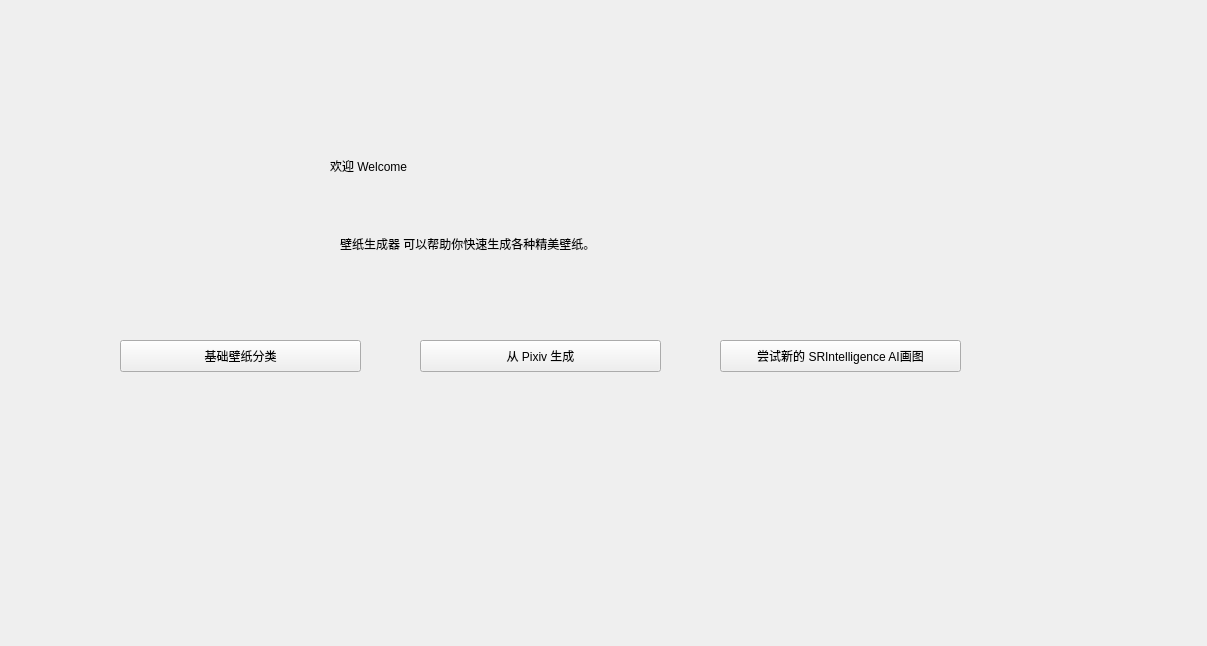
<?xml version="1.0" encoding="UTF-8"?>
<ui version="4.0">
 <class>MainWindow</class>
 <widget class="QMainWindow" name="MainWindow">
  <property name="geometry">
   <rect>
    <x>0</x>
    <y>0</y>
    <width>1207</width>
    <height>646</height>
   </rect>
  </property>
  <property name="windowTitle">
   <string>MainWindow</string>
  </property>
  <property name="styleSheet">
   <string notr="true">#centralwidget{image: url(:/.png/G:/Tencent Files/QQ/169368309/Doucuments/oyama-mahiro-夜空-ai~1.png);}</string>
  </property>
  <widget class="QWidget" name="centralwidget">
   <widget class="QStackedWidget" name="stackedWidget">
    <property name="geometry">
     <rect>
      <x>0</x>
      <y>50</y>
      <width>1091</width>
      <height>481</height>
     </rect>
    </property>
    <property name="styleSheet">
     <string notr="true"/>
    </property>
    <property name="currentIndex">
     <number>1</number>
    </property>
    <widget class="QWidget" name="page_3"/>
    <widget class="QWidget" name="page">
     <property name="styleSheet">
      <string notr="true">background: none;</string>
     </property>
     <widget class="DisplayLabel" name="DisplayLabel">
      <property name="geometry">
       <rect>
        <x>330</x>
        <y>70</y>
        <width>441</width>
        <height>91</height>
       </rect>
      </property>
      <property name="font">
       <font>
        <family>Segoe UI</family>
        <bold>false</bold>
       </font>
      </property>
      <property name="text">
       <string>欢迎 Welcome</string>
      </property>
     </widget>
     <widget class="SubtitleLabel" name="SubtitleLabel">
      <property name="geometry">
       <rect>
        <x>340</x>
        <y>180</y>
        <width>421</width>
        <height>27</height>
       </rect>
      </property>
      <property name="font">
       <font>
        <family>Segoe UI</family>
        <bold>false</bold>
       </font>
      </property>
      <property name="text">
       <string>壁纸生成器 可以帮助你快速生成各种精美壁纸。</string>
      </property>
     </widget>
     <widget class="PushButton" name="PushButton">
      <property name="geometry">
       <rect>
        <x>120</x>
        <y>290</y>
        <width>241</width>
        <height>32</height>
       </rect>
      </property>
      <property name="text">
       <string>基础壁纸分类</string>
      </property>
     </widget>
     <widget class="PushButton" name="PushButton_2">
      <property name="geometry">
       <rect>
        <x>420</x>
        <y>290</y>
        <width>241</width>
        <height>32</height>
       </rect>
      </property>
      <property name="text">
       <string>从 Pixiv 生成</string>
      </property>
     </widget>
     <widget class="PushButton" name="PushButton_3">
      <property name="geometry">
       <rect>
        <x>720</x>
        <y>290</y>
        <width>241</width>
        <height>32</height>
       </rect>
      </property>
      <property name="text">
       <string>尝试新的 SRIntelligence AI画图</string>
      </property>
     </widget>
    </widget>
   </widget>
   <widget class="SegmentedWidget" name="SegmentedWidget">
    <property name="geometry">
     <rect>
      <x>10</x>
      <y>10</y>
      <width>361</width>
      <height>33</height>
     </rect>
    </property>
    <property name="sizePolicy">
     <sizepolicy hsizetype="MinimumExpanding" vsizetype="Minimum">
      <horstretch>0</horstretch>
      <verstretch>0</verstretch>
     </sizepolicy>
    </property>
    <property name="styleSheet">
     <string notr="true">PivotItem {
    padding: 10px 12px;
    color: black;
    background-color: transparent;
    border: none;
    outline: none;
    margin: 0;
}

PivotItem[isSelected=true]:hover {
    color: rgba(0, 0, 0, 0.63);
}

PivotItem[isSelected=true]:pressed {
    color: rgba(0, 0, 0, 0.53);
}

PivotItem[isSelected=false]:pressed {
    color: rgba(0, 0, 0, 0.75);
}

PivotItem[hasIcon=false] {
    padding-left: 12px;
    padding-right: 12px;
}

PivotItem[hasIcon=true] {
    padding-left: 36px;
    padding-right: 12px;
}

Pivot {
    border: none;
    background-color: transparent;
}

#view {
    background-color: transparent;
}

SegmentedToolItem {
    padding: 5px 9px 6px 8px;
}

SegmentedWidget, SegmentedToolWidget {
    background-color: rgba(0, 0, 0, 0.0241);
    border: 1px solid rgba(0, 0, 0, 0.0578);
    border-radius: 6px;
}

SegmentedItem[isSelected=false],
SegmentedToolItem[isSelected=false] {
    padding-top: 3px;
    padding-bottom: 3px;
    background-color: transparent;
    border: none;
    border-radius: 6px;
    margin: 3px 2px;
}

SegmentedItem[isSelected=false]:hover,
SegmentedToolItem[isSelected=false]:hover {
    background-color: rgba(0, 0, 0, 9);
}

SegmentedItem[isSelected=false]:pressed,
SegmentedToolItem[isSelected=false]:pressed {
    background-color: rgba(0, 0, 0, 6);
    margin: 3px 4px 3px 4px;
}

SegmentedItem[isSelected=true],
SegmentedToolItem[isSelected=true] {
    padding-top: 6px;
    padding-bottom: 6px;
    background-color: rgba(255, 255, 255, 0.7);
    border: 1px solid rgba(0, 0, 0, 0.073);
    border-bottom: 1px solid rgba(0, 0, 0, 0.183);
    border-radius: 6px;
    margin: 0px;
    color: black;
}

SegmentedItem[isSelected=true]:hover,
SegmentedItem[isSelected=true]:pressed,
SegmentedToolItem[isSelected=true]:hover,
SegmentedToolItem[isSelected=true]:pressed {
    color: black;
}

background: transparent;</string>
    </property>
   </widget>
   <widget class="QWidget" name="verticalLayoutWidget">
    <property name="geometry">
     <rect>
      <x>420</x>
      <y>800</y>
      <width>160</width>
      <height>80</height>
     </rect>
    </property>
    <layout class="QVBoxLayout" name="verticalLayout"/>
   </widget>
  </widget>
 </widget>
 <customwidgets>
  <customwidget>
   <class>PushButton</class>
   <extends>QPushButton</extends>
   <header>qfluentwidgets</header>
  </customwidget>
  <customwidget>
   <class>SubtitleLabel</class>
   <extends>QLabel</extends>
   <header>qfluentwidgets</header>
  </customwidget>
  <customwidget>
   <class>DisplayLabel</class>
   <extends>QLabel</extends>
   <header>qfluentwidgets</header>
  </customwidget>
  <customwidget>
   <class>Pivot</class>
   <extends>QWidget</extends>
   <header>qfluentwidgets</header>
  </customwidget>
  <customwidget>
   <class>SegmentedWidget</class>
   <extends>Pivot</extends>
   <header>qfluentwidgets</header>
  </customwidget>
 </customwidgets>
 <resources>
  <include location="V4Resources.qrc"/>
 </resources>
 <connections/>
</ui>
